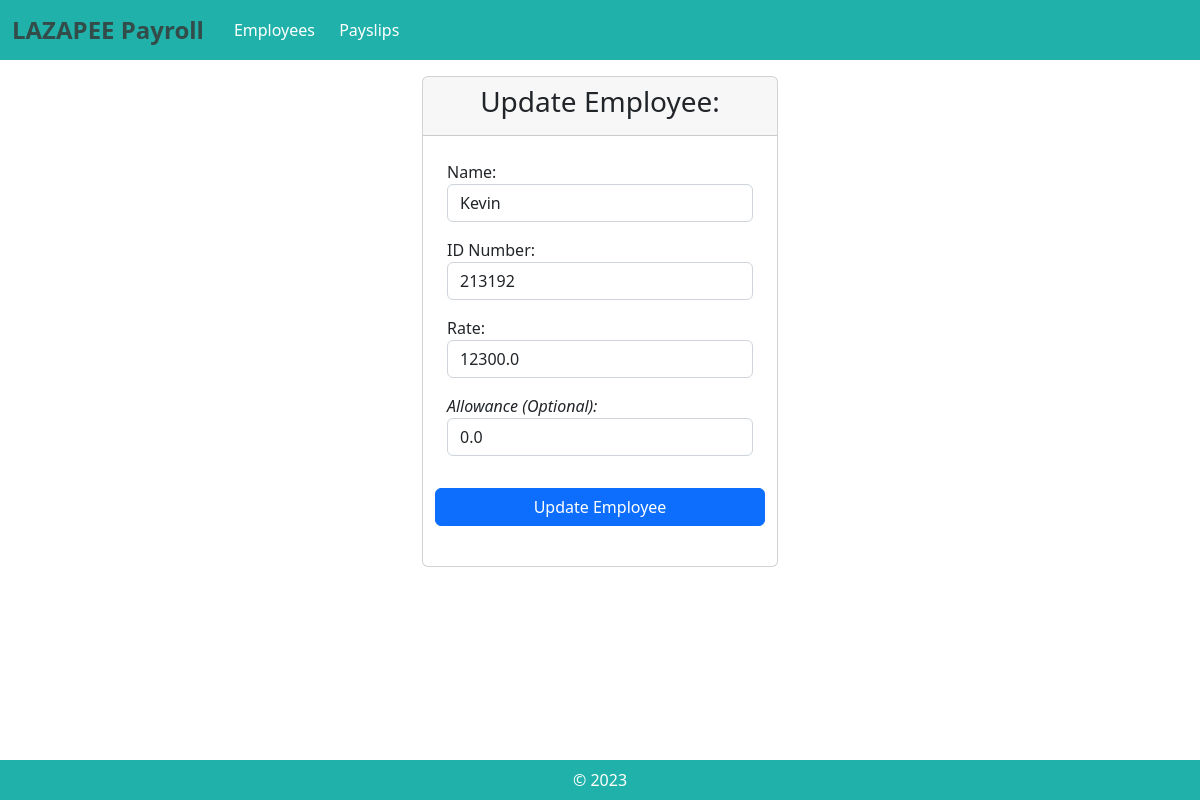
/update_employee/1/, run on the app's committed database.
### payroll_app/models.py (models this page shows, shortened)
class Employee(models.Model):
    name = models.CharField(max_length=300)
    id_number = models.CharField(max_length=300)
    rate = models.FloatField(max_length=300)
    overtime_pay = models.FloatField(max_length=300, null=True, blank=True, default=0)
    allowance = models.FloatField(max_length=300, null=True, blank=True, default=0)

### payroll_app/views.py (the view)
# urls.py: path('update_employee/<int:pk>/', views.update_employee, name="update_employee"),
def update_employee(request, pk):
    emp = get_object_or_404(Employee, pk=pk)
    if(request.method=="POST"):
        n = request.POST.get('name')
        id = request.POST.get('idnum')
        r = request.POST.get('rate')
        a = request.POST.get('allowance')
        if Employee.objects.get(id_number=id).getID() == id:
            Employee.objects.filter(pk=pk).update(name=n, id_number=id, rate=r, allowance=a)
            return redirect('employees')
        elif Employee.objects.filter(id_number=id).exists():
            messages.error(request, "An employee with this ID number already exists")
            return redirect('update_employee', pk=pk)
        else:
            Employee.objects.filter(pk=pk).update(name=n, id_number=id, rate=r, allowance=a)
            return redirect('employees')
    else:
        return render(request, 'payroll_app/update_employee.html', {'emp':emp})

### payroll_app/templates/payroll_app/update_employee.html (shortened to what this page needs)
{% extends 'payroll_app/base.html' %}
{% load static %}
{% block content %}
    <div class="col-sm-4 mx-auto">
        <div class="card">
            <div class="card-header">
                <h3 class="card-title" style = "text-align: center;"> Update Employee: </h3>
            </div>
            <div class="card-body">
                <form method="POST" action="{% url 'update_employee' pk=emp.pk %}">{% csrf_token %}
                    <div class="form-group p-2">
                        <label for="name"> Name: </label>
                        <input type="text" class="form-control" id="name" name="name" value="{{emp.name}}" required>
                    </div>
                    <div class="form-group p-2">
                        <label for="idnum">ID Number: </label>
                        <input type="text" class="form-control" id="idnum" name="idnum" value="{{emp.id_number}}"  required>
                    </div>
                    <div class="form-group p-2">
                        <label for="rate"> Rate: </label>
                        <input type="text" class="form-control" id="rate" name="rate" value="{{emp.rate}}" required>
                    </div>
                    <div class="form-group p-2">
                        <label for="rate"><i>Allowance (Optional):</i></label>
                        <input type="text" class="form-control" id="allowance" name="allowance" value="{{emp.allowance}}">
                    </div>
                    <div class = "row p-2"><button type="submit" class="mt-3 btn btn-primary">Update Employee</button></div>
                </form>
            </div>
        </div>
    </div>
{% endblock %}

### data on the page
Employee: name "Kevin", idnum "213192", rate "12300.0", allowance "0.0"
